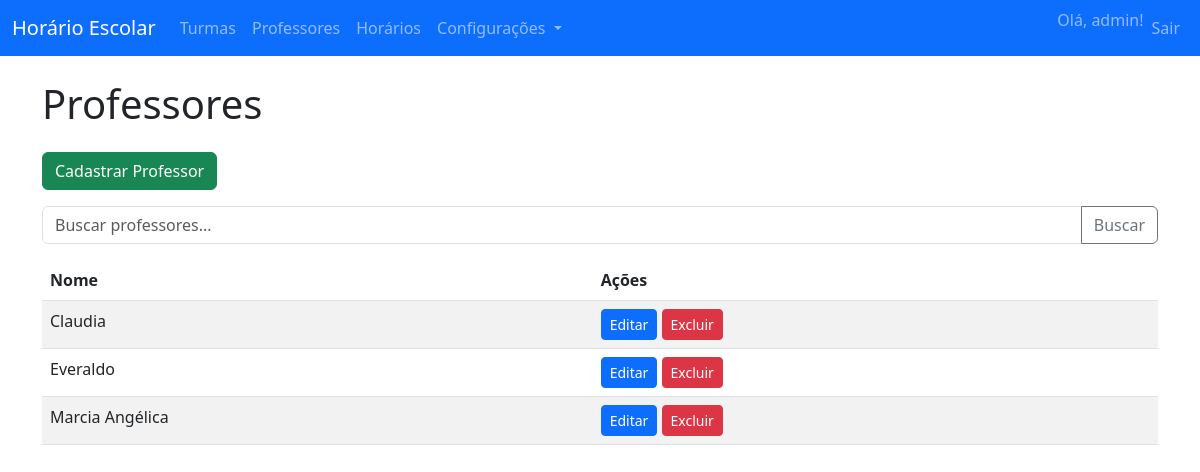
The app's page /professores/ (signed in), older data.
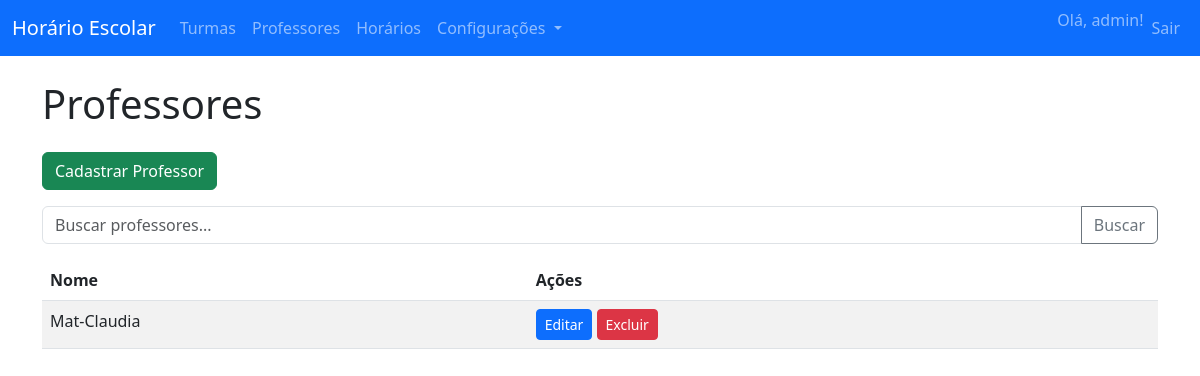
The same page, newer data.
### core/models.py (models this page shows, shortened)
class Professor(models.Model):
	nome = models.CharField(max_length=100)

### core/views.py (the view)
# urls.py: path('professores/', views.lista_professores, name='lista_professores'),
@login_required
def lista_professores(request):
    query = request.GET.get('q', '')
    professores = Professor.objects.all().order_by('nome')
    if query:
        professores = professores.filter(nome__icontains=query)
    paginator = Paginator(professores, 10)
    page_number = request.GET.get('page')
    page_obj = paginator.get_page(page_number)
    return render(request, 'core/lista_professores.html', {
        'page_obj': page_obj,
        'query': query
    })

### core/templates/core/lista_professores.html (shortened to what this page needs)
{% extends 'core/base.html' %}
{% block content %}
<h1 class="mb-4">Professores</h1>
<a href="{% url 'cadastrar_professor' %}" class="btn btn-success mb-3">Cadastrar Professor</a>
<form method="get" class="mb-3">
  <div class="input-group">
    <input type="text" class="form-control" name="q" value="{{ query }}" placeholder="Buscar professores...">
    <button class="btn btn-outline-secondary" type="submit">
       Buscar
    </button>
  </div>
</form>
<table class="table table-striped">
  <thead>
    <tr>
      <th>Nome</th>
      <th>Ações</th>
    </tr>
  </thead>
  <tbody>
    {% for professor in page_obj %}
      <tr>
        <td>{{ professor.nome }}</td>
        <td>
          <a href="{% url 'editar_professor' professor.pk %}" class="btn btn-primary btn-sm">Editar</a>
          <a href="{% url 'excluir_professor' professor.pk %}" class="btn btn-danger btn-sm">Excluir</a>
        </td>
      </tr>
    {% empty %}
      <tr><td colspan="2">Nenhum professor cadastrado.</td></tr>
    {% endfor %}
  </tbody>
</table>
{% endblock %}

Row changes from the older to the newer data that the page shows:
removed Professor: nome "Claudia"
removed Professor: nome "Everaldo"
removed Professor: nome "Marcia Angélica"
added Professor: nome "Mat-Claudia"
